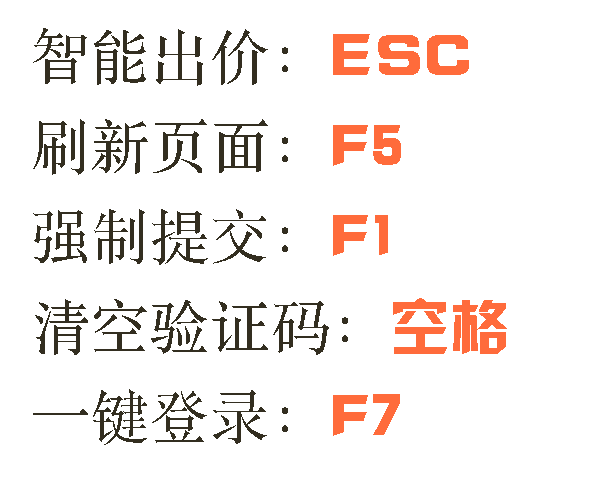
#> input picture HK.png, 600 x 500 px
$ python resize_pic.py
#> lines starting #> are read from the running program, lines starting #| are printed output that depends on the picture
from PIL import Image

img = Image.open('HK.png')
#> img is the input picture: PIL image 600x500 RGBA; mean R, G, B, A 12.4, 6.6, 4, 24
img = img.resize((144, 120))
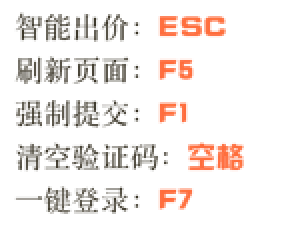
#> img: PIL image 144x120 RGBA (shown 2 times larger); mean R, G, B, A 24.5, 14.4, 8.8, 24.6; transparent parts drawn white

img.save('hotkey.png')

# [5 lines of commented-out code are left out]
